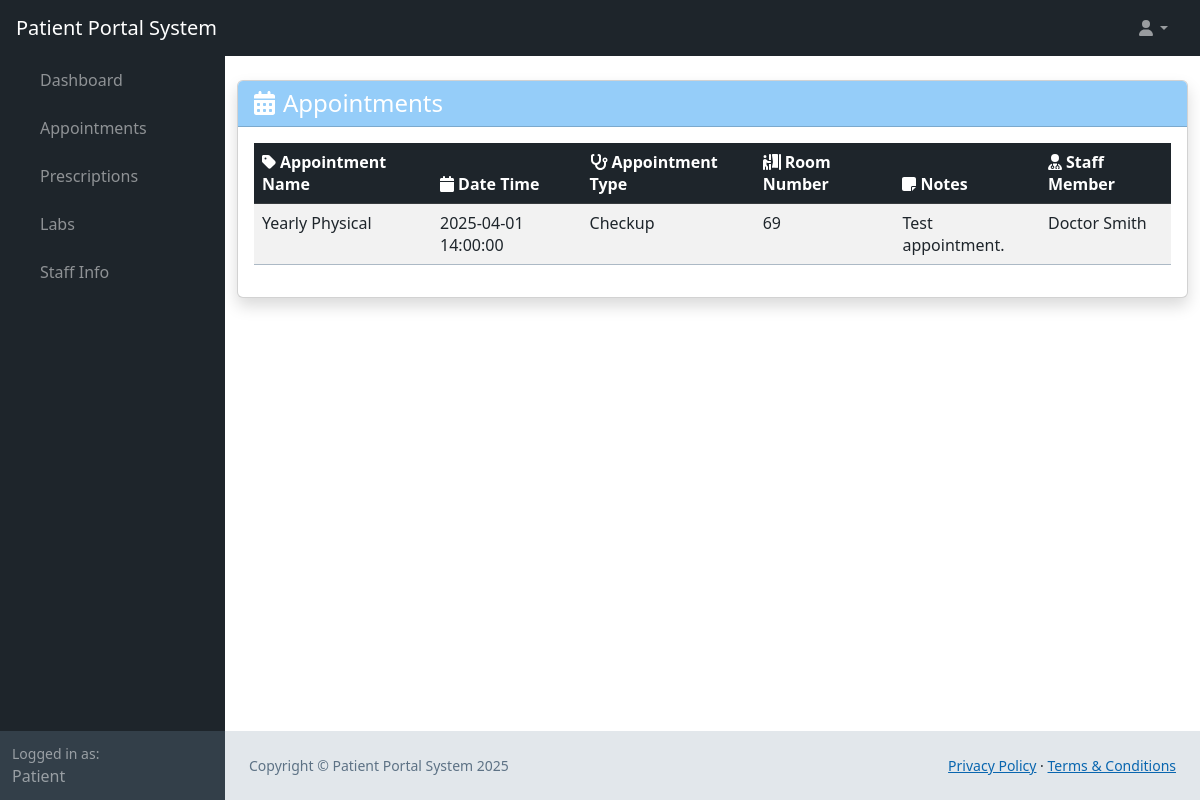
The page /web_root/appointments.php (signed in) on the database its author committed.
### tables this page shows
CREATE TABLE `user` (
  `user_id` bigint(20) NOT NULL AUTO_INCREMENT,
  `first_name` varchar(25) NOT NULL,
  `last_name` varchar(50) NOT NULL,
  `phone_number` bigint(20) NOT NULL,
  `email` varchar(50) NOT NULL,
  `username` varchar(25) NOT NULL,
  `password_hash` varchar(60) NOT NULL,
  `bio` mediumtext DEFAULT NULL,
  `profile_pic` longblob DEFAULT NULL,
  PRIMARY KEY (`user_id`)
);

CREATE TABLE `appointment` (
  `appointment_id` int(11) NOT NULL AUTO_INCREMENT,
  `appointment_name` varchar(45) DEFAULT NULL,
  `datetime` datetime DEFAULT NULL,
  `appointment_type` varchar(45) DEFAULT NULL,
  `room_number` varchar(45) DEFAULT NULL,
  `notes` tinytext DEFAULT NULL,
  `patient_id` int(11) NOT NULL,
  `staff_id` int(11) NOT NULL,
  PRIMARY KEY (`appointment_id`,`patient_id`),
  KEY `fk_appointment_patient1_idx` (`patient_id`),
  KEY `fk_appointment_staff1_idx` (`staff_id`),
  CONSTRAINT `fk_appointment_patient1` FOREIGN KEY (`patient_id`) REFERENCES `patient` (`patient_id`),
  CONSTRAINT `fk_appointment_staff1` FOREIGN KEY (`staff_id`) REFERENCES `staff` (`staff_id`)
);

### web_root/appointments.php (called while the page is built, shortened)
<?php
require 'generic.php';
if ($mode == 'Patient') {
    $patient_id = $patient['patient_id'];
    $query = 'SELECT * FROM appointment JOIN staff ON appointment.staff_id = staff.staff_id JOIN user ON user.user_id = staff.user_id WHERE appointment.patient_id = ' . $patient_id;
    $appointments = queryAsArray($conn, $query);
} else if ($mode == 'Staff') {
    $staff_id = $staff['staff_id'];
    $query = 'SELECT * FROM appointment JOIN patient ON appointment.patient_id = patient.patient_id JOIN user ON user.user_id = patient.user_id WHERE appointment.staff_id = ' . $staff_id;
    $appointments = queryAsArray($conn, $query);
} else if ($mode == 'Admin') {
    $appointments = getDatafromTable($conn, "appointment", ["*"]);
}
?>
<?php
require 'landing-content.php';
?>

### web_root/generic.php (called while the page is built, shortened)
<?php
    require 'functions.php';
    $conn = OpenCon();
    $userData = getDatafromTable($conn, "user", ["username" => $_SESSION['username']])[0];
    $user_id = $userData['user_id'];
    $firstName = $userData['first_name'];
    if (sizeOf(getDatafromTable($conn, "staff", ["user_id" => $user_id])) > 0) {
        $staff = getDatafromTable($conn, "staff", ["user_id" => $user_id])[0];
        $patient = null;
        $mode = 'Staff';
        if ($staff['employee_type'] == 'Administrator') {
            $mode = 'Admin';
        }
    } else {
        $patient = getDatafromTable($conn, "patient", ["user_id" => $user_id])[0];
        $mode = 'Patient';
    }
?>

### web_root/functions.php (called while the page is built, shortened)
<?php
function getDatafromTable(mysqli $conn, string $table, array $searchConditions, $booleanOperations = "AND", $query = "select * from "): int|array
{
    $type = gettype($booleanOperations);
    if ($type == "array") {
        if (sizeof($booleanOperations) > sizeof($searchConditions)) {
            printf("There should be more search conditions than boolean operations");
            return 100;
        }
        for ($i = 0; $i < sizeof($booleanOperations); $i++) {
            if (!in_array(strtoupper($booleanOperations[$i]), ["OR", "AND", "XOR"])) {
                printf("Error getting data: incorrect boolean operator in '$booleanOperations'");
                return 101;
            }
        }
        for ($i = 0; $i < sizeof($searchConditions); $i++) {
            if ($i < sizeof($booleanOperations)) {
                $operations[$i] = strtoupper($booleanOperations[$i]);
            } else {
                $operations[$i] = "AND";
            }
        }
    } else if (!($type == "string")) {
        printf("Error incorrect data type for '$booleanOperations'");
        return 103;
    } else {
        if (in_array(strtoupper($booleanOperations), ["OR", "AND", "XOR"])) {
            for ($i = 0; $i < sizeof($searchConditions); $i++) {
                $operations[$i] = strtoupper($booleanOperations);
            }
        }
    }
    $query .= $table;
    if (sizeof($searchConditions) > 0) {
        $query .= " WHERE ";
    }
    $i = 0;
    foreach ($searchConditions as $key => $value) {
        $query .= $key . " = " . '\'' . $value . '\'';
        $query .= ' ' . $operations[$i] . ' ';
        $i++;
    }
    $query = substr($query, 0, strlen($query) - (strlen($operations[sizeof($operations) - 1]) + 2)) . ';';
    $result = mysqli_query($conn, $query);
    $results = mysqli_fetch_all($result, MYSQLI_BOTH);
    return $results;
}
function queryAsArray($conn, $query): array
{
    return $conn->query($query)->fetch_all(MYSQLI_BOTH);
}
?>

### web_root/appointments-content.php (the view, shortened to what this page needs)
<div class="container py-4">
    <div class="card shadow">
        <div class="card-header bg-primary text-white">
            <h1 class="h4 mb-0"><i class="fas fa-calendar-alt me-1 me-2"></i>Appointments</h1>
        </div>
        <div class="card-body">
            <?php if (empty($appointments)): ?>
                <div class="alert alert-dark">
                    <i class="fas fa-info-circle me-2"></i>No Appointment at this time.
                </div>
            <?php else: ?>
                <div class="table-responsive">
                    <table class="table table-striped table-hover">
                        <thead class="table-dark">
                            <tr>
                                <th><i class="fas fa-tag me-1"></i>Appointment Name</th>
                                <th><i class="fas fa-calendar me-1"></i>Date Time</th>
                                <th><i class="fas fa-stethoscope me-1"></i>Appointment Type</th>
                                <th><i class="fas fa-person-booth me-1"></i>Room Number</th>
                                <th><i class="fas fa-sticky-note me-1"></i>Notes</th>
                                <?php if ($mode == 'Patient'): ?>
                                    <th><i class="fas fa-user-md me-1"></i>Staff Member</th>
                                <?php elseif ($mode == 'Staff'): ?>
                                    <th><i class="fas fa-user-injured me-1"></i>Patient</th>
                                <?php elseif ($mode == 'Admin'): ?>
                                    <th><i class="fas fa-user-injured me-1"></i>Patient ID</th>
                                    <th><i class="fas fa-user-md me-1"></i>Staff ID</th>
                                <?php endif; ?>
                            </tr>
                        </thead>
                        <tbody>
                            <?php foreach ($appointments as $appointment): ?>
                                <tr>
                                    <td><?= htmlspecialchars($appointment['appointment_name']) ?></td>
                                    <td><?= htmlspecialchars($appointment['datetime']) ?></td>
                                    <td><?= htmlspecialchars($appointment['appointment_type']) ?></td>
                                    <td><?= htmlspecialchars($appointment['room_number']) ?></td>
                                    <td><?= htmlspecialchars($appointment['notes']) ?></td>
                                    <?php if ($mode == 'Admin'): ?>
                                        <td><?= htmlspecialchars($appointment['patient_id']) ?></td>
                                        <td><?= htmlspecialchars($appointment['staff_id']) ?></td>
                                    <?php else: ?>
                                        <td><?= htmlspecialchars($appointment['first_name'] . ' ' . $appointment['last_name']) ?>
                                        </td>
                                    <?php endif; ?>
                                </tr>
                            <?php endforeach; ?>
                        </tbody>
                    </table>
                </div>
            <?php endif; ?>
        </div>
    </div>
</div>

### web_root/landing-content.php (shortened to what this page needs)
<!DOCTYPE html>
<html lang="en">
<head>
    <link href="../css/styles.css" rel="stylesheet" />
    <link href="../css/calendar.css" rel="stylesheet" />
</head>
<body class="sb-nav-fixed">
    <nav class="sb-topnav navbar navbar-expand navbar-dark bg-dark">
        <a class="navbar-brand ps-3" href="landing.php"><?php echo $mode . " Portal System" ?></a>
        <ul class="navbar-nav ms-auto ms-md-0 me-3 me-lg-4">
            <li class="nav-item dropdown">
                <a class="nav-link dropdown-toggle" id="navbarDropdown" href="#" role="button" data-bs-toggle="dropdown"
                    aria-expanded="false"><i class="fas fa-user fa-fw"></i></a>
            </li>
        </ul>
    </nav>
    <div id="layoutSidenav">
        <div id="layoutSidenav_nav">
            <nav class="sb-sidenav accordion sb-sidenav-dark" id="sidenavAccordion">
                <div class="sb-sidenav-menu">
                    <div class="nav">
                        <div class="collapse show" id="collapseLayouts" aria-labelledby="headingOne"
                            data-bs-parent="#sidenavAccordion">
                            <nav class="sb-sidenav-menu-nested nav">
                                <a class="nav-link" href="landing.php">Dashboard</a>
                                <a class="nav-link" href="appointments.php">Appointments</a>
                                <a class="nav-link" href="prescriptions.php">Prescriptions</a>
                                <a class="nav-link" href="labs.php">Labs</a>
                                <?php if ($mode == 'Admin'): ?>
                                    <a class="nav-link" href="patient-info.php">Patient Info</a>
                                    <a class="nav-link" href="staff-info.php">Staff Info</a>
                                <?php elseif ($mode == 'Staff'): ?>
                                    <a class="nav-link" href="patient-info.php">Patient Info</a>
                                <?php elseif ($mode == 'Patient'): ?>
                                    <a class="nav-link" href="staff-info.php">Staff Info</a>
                                <?php endif; ?>
                            </nav>
                        </div>
                    </div>
                </div>
                <div class="sb-sidenav-footer">
                    <div class="small">Logged in as:</div>
                    <?php echo $firstName; ?>
                </div>
            </nav>
        </div>
        <div id="layoutSidenav_content">
            <?php require $content_url ?>
            <?php require 'footer.php' ?>
        </div>
    </div>
</body>

### css/calendar.css (style rules this page uses)
:root { --fc-event-bg-color: #48A8F5; --fc-event-border-color: #48A8F5; --fc-button-text-color: #fff; --fc-button-bg-color: #333F49; --fc-button-border-color: #333F49; --fc-button-hover-bg-color: #1E252B; --fc-button-hover-border-color: #1E252B; --fc-button-active-bg-color: #1E252B; --fc-button-active-border-color: #1E252B; --fc-highlight-color: #cfe8fc; --fc-today-bg-color: #EFF2F4; }

### rows shown on the page
user: first_name "Patient"
appointment: appointment_name "Yearly Physical", datetime "2025-04-01 14:00:00", appointment_type "Checkup", room_number "69", notes "Test appointment.", user.first_name+last_name "Doctor Smith"

### other values the page prints
$mode "Patient"
